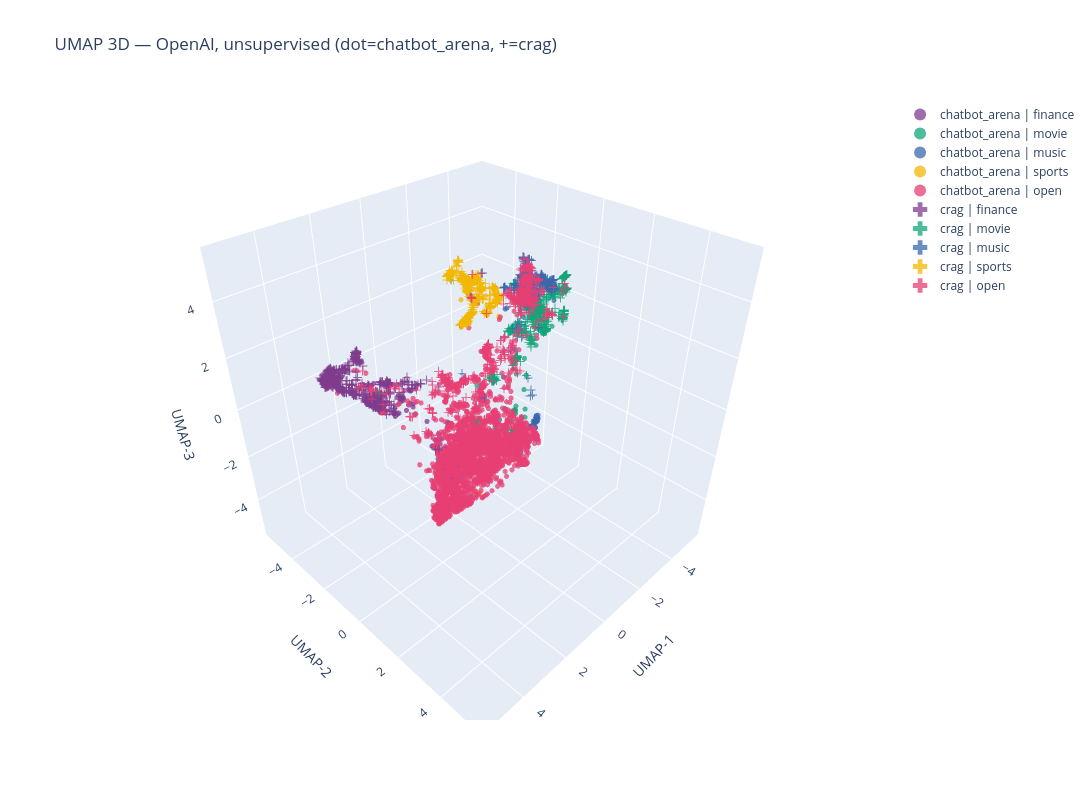

Notebook cell for this chart:
### Markdown cell above
### 2a. OpenAI — unsupervised

### Code cell
df_openai_unsup = run_umap(frames['crag_openai'], frames['chat_openai'], 'open_ai_embeddings', target_weight=None, label='openai unsup')
fig_openai_unsup = plot_umap_3d(df_openai_unsup, 'UMAP 3D — OpenAI, unsupervised (dot=chatbot_arena, +=crag)')
fig_openai_unsup.show()

### Figure 1 — Plotly figure (JSON) as saved in the notebook; plotly's stock layout.template omitted (floating-point values rounded to 4 significant figures; data arrays with more than 128 entries replaced by an {"elided": "..."} marker saying what was removed)
{"data": [{"hoverinfo": "text+name", "hovertext": {"elided": "156 str values"}, "marker": {"color": "rgb(127, 60, 141)", "line": {"width": 0}, "opacity": 0.75, "size": 3, "symbol": "circle"}, "mode": "markers", "name": "chatbot_arena | finance", "type": "scatter3d", "x": {"elided": "156 float values"}, "y": {"elided": "156 float values"}, "z": {"elided": "156 float values"}}, {"hoverinfo": "text+name", "hovertext": ["Write a horror screenplay about the Fall of the Gerblin Empire", "Hello, can you recommend me 5 sci-fi movies from 1970-2020, with an IMDB score of at least 6.8 and not from USA", "Write a premise for a Star Trek: The Next Generation episode. It must be unique and original.", "create a Blender Python script that generates a 300 frame animation of  1000 10mm diamonds randomly moving accross the s", "Please create a video script in json format explaining what the if statement in Python does and how to use it! The video", "Hello, I want you to write me a script for blender3d to export simple 2d animations to flutter. ", "What is the central theme of Cross Channel", "Hello, can you recommend me 3 interesting techno-thriller movies? Please provide a small summary and tell me it's genre,", "Explain the core conflict in Peter Pan.", "In the film named apocalypse now, colonel kurz speak about the horrors he had seen,  invoking some atrocities with child", "Summary the plot of Gladiator in [1, 2, 4, 8, 16, 32] words.", "Please explain this phrase: \"The vague disquietude which prevailed among the spectators\"", "de qué va la película Winnie the Pooh  Blood & Honey?", "Question: Who lived longer, Muhammad Ali or Alan Turing?\n    \n    Are follow up questions needed here: Yes.\n    Follow u", "Write a summary for a comedy starring Robin Williams and Charles Grodin", "What was Paul Thomas Anderson's first full featured that he directed?", "Explain what makes the movie Akira so good.", "What part of the Atari 2600 was responsible for the beeps and boops", "can you please write a short poem, in the style of Master Yoda, outlining the plot of Return of the Jedi", "What were dates and targets for Jimmy Stewart's 20 WW2 bomber missions.", "Please take a look at the following message:\n\n\"I really enjoy working on videos like this, but I think I could have made", "Hello can you recommend me 5 Thai movies?", "Give me the synopsis of the Star Trek TNG episode Darmok.", "fait moi un résumer de la saison 9 de blacklist", "what are some movie suggestions about horror or thriller movies that take place in isolated areas like an arctic base, u", "Please write the synopsis to a new episode of MacGyver.", "Evaluate the following movie reviews on a scale of 1 to 5, with 1 being very negative, 3 being neutral, and 5 being very", "I want you to act as a lunatic. The lunatic's sentences are meaningless. The words used by lunatic are completely arbitr", "Příběh: Dášenka a její sestra Ilona se doma v ložnici boxují a zkouší, kdo první omráčí tu druhou do bezvědomí. Obě mají", "write a plot for a dharr man video titled \"band of space pirates attempt to rob a single police officer, what happens ne", "Give some movie recommendations to get women in the mood for sex", "who composed the soundtrack of interstellar? how old he is?", "Hello, I am writing a book about a group of detectives and I need your help. \n\nI'm thinking about after a string of crim", "Write a script for a YouTube video starring a 12 year-old boy called Theo. The video will be called \"My swimwear review:", "In which year was the 25 April", "Read the following story and answer the multiple-choice question. Think step-by-step. Provide the answer first, and then", "What are the rules of long form improv comedy?", "Describe a fictional universe set in an alternative technological timeline. Loosely mirrored after Star Wars and blade r", "hello can you recommend me dystopian movies and give me their IMDB note?", "Classify the sentiment in every sentence to Positive or Negative. Don't answer 'Neutral'. No need for you to explain. Do", "Summary the plot of Interstellar in [1, 2, 4, 8, 16, 32] words. ", "short film script for spiderman vs superman", "hello, which version of Invasion of the Body Snatchers is better?", "Name films like the video game Kenshi", "Explain attention in llms", "Summarize the visual things that set Wes Anderson movies apart from others.", "The flutter Image.network widget has a `frameBuilder` named parameter. It specifies four parameters: `context`, `child`,", "In Austin Powers, when Dr Evil asks for a ransom of one million dollars, why is this funny?", "Write a cypher query that Gives all movies starting with the letter A a score of 5", "What happent at the end of interstellar. Describe last scene of the movie.", "Write a story for a movie that this premises :\" the president of the USA is the air on on and helicopter than a small ai", "Can you tell me about Aksak Maboul?", "What is a TV show I'd like if I enjoyed Crashing ", "Who is the director of he movie Poet of the Wastes?", "how many characters were there in your response?\n\n", "can you recommend me 5 sci-fi movies not made by USA", "What was the name of the movie that started with the line \"Klythos, I'm bored. What plaything can you offer me today?\"", "WHAT WAS MKULTRA", "what is the name of this movie with the guy who is doing sergery but his med dont work and he can see everything but not", "tell me what happen on may 22 2005", "Can you write a movie scene where a women is performing strip tease but make text artistic and beautiful rather than jus", "Optimize this code for a balance of compactness and performance \"using System.Collections;\nusing UnityEngine.Events;\nusi", "What movie or tv show should I watch tonight? I like Justified, Star Trek, Firefly, Scrubs, etc. Feel free to ask me wha"], "marker": {"color": "rgb(17, 165, 121)", "line": {"width": 0}, "opacity": 0.75, "size": 3, "symbol": "circle"}, "mode": "markers", "name": "chatbot_arena | movie", "type": "scatter3d", "x": [-0.278, 0.04794, -0.1965, 2.688, 2.592, 2.443, 0.7609, 0.01811, 0.2611, -0.4855, -0.5377, 0.3451, -0.8169, 0.6891, -0.3045, -1.414, -0.8373, -0.6457, -0.6498, -1.626, 0.7333, -0.01352, -0.2339, -0.1721, 0.1114, -0.2165, -0.8123, 0.1459, -0.1578, -0.2397, 0.02487, -0.8483, -0.0599, 0.4237, -0.2927, 0.4997, 0.1974, 0.0675, 0.05159, -0.8019, -0.5537, -0.3091, -0.9514, 0.3898, 1.979, -0.8845, 2.123, -1.326, 0.4965, -0.6337, -0.3349, -1.381, 0.06556, -1.76, 0.9702, 0.06281, -0.5006, -1.071, -1.025, -0.3355, -0.06076, 2.051, 0.06839], "y": [1.578, 1.538, 1.535, 0.9053, 1.02, 1.172, 0.7514, 1.495, 0.8523, 0.5765, 1.434, 1.097, 1.197, 0.09479, 1.464, 0.7688, 1.774, 0.9002, 1.627, 0.6953, 1.115, 1.495, 1.449, 1.436, 1.531, 1.558, 1.603, 1.708, 1.922, 1.589, 1.522, 1.136, 1.478, 1.312, -0.5308, 0.2975, 1.71, 1.404, 1.525, 1.77, 1.412, 1.645, 1.264, 1.53, 0.386, 2.047, 1.375, 1.243, 0.809, 1.263, 1.592, 1.043, 1.439, 1.047, 1.256, 1.517, 1.349, 1.166, 1.133, -0.4369, 1.86, 1.226, 1.484], "z": [-0.1699, 0.7913, -0.01719, -2.339, -2.104, -2.028, -0.149, 0.7519, -0.1332, 0.1108, 0.1654, -0.9618, 2.961, -1.769, 0.02093, 3.2, 3.305, 1.542, -0.2691, 2.795, -0.6113, 0.8928, 0.1284, 0.07037, 0.7652, 0.008454, 3.362, -0.7131, -0.5618, -0.1308, 0.6411, 1.514, -0.08575, -0.6216, 0.602, -1.93, -0.8512, 0.2959, 0.7682, 3.298, 0.4681, -0.06747, 3.61, 0.5146, -0.4959, 3.622, -1.871, 3.369, -2.319, 1.117, -0.06818, 2.351, 0.7218, 2.752, -1.549, 0.8062, 2.372, 2.631, 2.8, 0.4749, -0.2537, -1.984, 0.6947]}, {"hoverinfo": "text+name", "hovertext": ["Write a song about catfish in the style of Bob Dylan.", "WRITE A  love romantic song misintioned but with it's heart in the right place, it pleds for the woman he loves to fall ", "Write a song in the stile of Ed Sheeran called \"Curtains\"", "Help me come up with some names for my experimental jazz funk hip-hop lo-fi band", "Compose 3 verses about IA.", "J'ai besoin d'aide dans la réalisation d'un dossier de demande de subvention pour mon groupe de musique basé en suisse.", "Write the lyrics of the song \"Frère Jacques\".", "Continue this song:", "can you write down baby shark lyrics?", "What does \"rain on me\" mean", "Could you compose a song for me using the raga Tori in Indian Classical music.", "write a joke on pop music", "Why was Scatman not more popular?", "Can you write a python program to write music in Just Intonation?", "These are lyrics to a song I like. Can you translate it into English?\n\nLIGHTNING STRIKES!　今　嵐の中\nTHUNDER (THUNDER!) & FIR", "Washington Is Next! is a cool song by Megadeth.\nCan you give me the lyrics to this song? If you don't know it, it's fine", "Ich würde gern Karaoke singen, aber mein Musikgeschmack ist sehr rockig. Bisher mag ich Toxicity von System of a Down un", "how it is called when an artist mixes two completly different styles?", "오늘은 날씨가 조금 흐린데, 이런 날 들으면 좋은 노래가 있을까?", "Write a rap about the origin of the universe.", "Hello can you give 10 popular songs but hard to remember the name?", "Hello, please describe that song: Journey - Separate Ways (Worlds Apart), based on your respond suggest me 5 similar son", "How is Tina Turner?", "who is the greatest singer of all time?", "The following are 2 comments and their first 4 replies from the comment section of a YouTube music video, please make an", "Run 100 alternative royalty models based on how spotify pays artists. What is the model that gives artist's the most roy", "Explain the circle of fifths", "Write a song relate to the Fermi paradox and how important it is for life to become multiplanetary.\nSome possible topics", "Write a song using music theory principles and rich instrument captions, without relying on drums, electric guitars, or ", "Write a song using music theory principles and rich instrument captions, without relying on drums, electric guitars, or ", "Share arguments for both sides of this debate: Cannibal Corpse is better music for children than The Wiggles.", "\"Waka Waka\", \"Hip's don't lie\" and \"Whenever, Wherever\" are hits from what artist? ", "Écris moi une chanson sur les sysadmin déchus", "Can you please provide 2 verses as part of a rap battle; your topic is how awesome you are at cooking", "write a song to the tune of \"The sound of silence\" but make the song lyrics about loud city noises like car horns and pe", "Generate a JSON list of the members of Metallica:", "Who is the greatest artist alive?", "Can we learn to love again? Give me a reason, a little bit's enough.", "Write a gansta rap song about lizardman chilling in the swamp.", "what is the most common chord progression in music?", "Write a indie alternative song", "Write a song using music theory principles and rich instrument captions, without relying on drums, electric guitars, or ", "Give me a list of tips for mixing a heavy metal song.", "Write song lyrics in the form of ABA, They should be light hearted but not silly. Make it about Making a cake sandwich", "When were midi keyboards invented?", "Write song about Ronald McDonald fighting on US-USSR war", "Lets roleplay. You need to talk, act and behave like Eminem. I would be his favorite fan.\n\nEminem, what are your favorit", "give me 5 popular song in the 90", "Give a list of games like Music Machine\nFormat list next way:\nName - Rating - in which way this game like Music Machine ", "Why do birds sing louder in cities?", "Why is Ludwig van Beethoven not composing new music in 2020?", "Hangar 18 is a cool song by Megadeth.\nCan you give me the lyrics to this song? If you don't know it, it's fine. Please d", "Śpiewać każdy może, czasem lepiej lub"], "marker": {"color": "rgb(57, 105, 172)", "line": {"width": 0}, "opacity": 0.75, "size": 3, "symbol": "circle"}, "mode": "markers", "name": "chatbot_arena | music", "type": "scatter3d", "x": [-1.093, -0.7356, -1.176, -1.066, -0.994, 1.155, -1.12, -1.139, -1.19, -0.5915, -1.14, -1.098, -3.353, 2.727, -0.886, -1.197, -1.232, -1.558, -1.221, -0.9268, -2.82, -3.267, -2.887, -2.741, 0.9459, -2.673, 1.131, -1.019, -1.184, -1.198, -0.144, -2.894, -1.069, -0.8203, -1.1, -3.651, -2.657, -0.7244, -0.9129, -2.682, -1.141, -1.204, -1.257, -1.169, -0.638, -0.7375, 0.1805, -2.853, 0.4189, 0.2401, -2.329, -1.163, -1.303], "y": [1.388, 1.533, 1.429, 1.395, 1.499, 0.8415, 1.4, 1.373, 1.36, 1.117, 1.425, 1.404, -0.876, 0.6934, 1.37, 1.359, 1.308, -0.004674, -0.3487, 1.479, -0.7436, -0.4808, -0.4188, -1.513, 1.034, -1.511, 0.2767, 1.441, 1.42, 1.418, 0.6562, -0.9699, 1.455, 1.401, 1.318, -0.1789, -1.516, 1.509, 1.439, -1.026, 1.396, 1.434, 1.383, 1.429, 0.3453, 1.117, 1.96, -0.858, 1.565, -0.9908, -0.38, 1.379, 0.5855], "z": [-0.2981, -0.6966, -0.3281, -0.3136, -0.4852, -1.425, -0.3767, -0.3257, -0.1781, -0.8912, -0.33, -0.5298, 2.998, -2.495, -0.4204, -0.1444, -0.257, 1.685, -1.205, -0.3092, 2.72, 2.711, 3.06, 2.229, -0.4891, 3.035, -2.418, -0.2337, -0.2301, -0.2207, -0.5796, 2.982, -0.5257, -0.3578, -0.3487, 2.679, 2.224, -0.9028, -0.3705, 2.654, -0.2755, -0.2262, -0.1478, -0.3054, 1.177, -0.1216, -0.6, 2.87, 0.5372, -1.405, 2.473, -0.21, -1.233]}, {"hoverinfo": "text+name", "hovertext": ["How to create a good visualization for a leaderboard?", "Read the two tables below regarding \"Figure skating at the Asian Winter Games\", does the information in the tables confl", "What is the best next move?\n\n1. e4 e5 2. Nf3 Nc6 3. Bb5 a6 4. Ba4 Nf6 5. O-O Be7 6. Re1 b5 7. Bb3 d6 8. c3\nO-O 9. h3 Nb8", "is the westham a football club?", "which statistic is a better indicator of defensive value in baseball: total zone rating or defensive efficiency?", "Who got eliminated in CSGO 2023 paris major contenders bracket", "Explain the ELO system to me", "Read the table below regarding 2008 Clásica de San Sebastián and answer the questions as follows step by step.\n\nRank | C", "what would happen if one football match is played without a ball", "Who played in the GDR team in the 1974 Football worldchampionchips and won against the Federal Republic of Germany?", "Comment se remporte une partie d'échecs ?", "Compare La Sportiva Tarantula, Finale and Mythos.", "give me a cheer up words for running athelets", "Who were the main candidates of France's last election, and what were their main points?", "Name 5 Indian left handed batsmen", "What is funny about this joke: \"Johnny comes home after a game and shouts from the door: 'Whoa, dad, I scored two goals ", "Analysiere diese Tabelle mit Wettquoten von zwei Anbietern, Ranko und BWIN:\n\nDatum;Team A;Team B;Wettbewerb;Quote Heimsi", "What is the best way to get better at super smash brothers melee?", "How to describe The Hundred to a cricket fan?", "¿Quién ganó el mundial de Sudáfrica de 2010?", "What is \"St. Louis CITY SC\"?", "who won the 1986 champions league final?", "Mark's basketball team scores 25 2 pointers, 8 3 pointers and 10 free throws.  Their opponents score double the 2 pointe", "Do you think a Mankad is unsportsmanlike?", "I would like to create a 2-3 year plan to accelerate the soccer program that I coach, can you ask the top 5 questions an", "Overwatch 2 Season 4 Overall Ranked Tierlist for one for Progamer one for The Ranks to maximal diamond", "A runner manages to overtake the second placed runner in a race. What is the position in which the first runner is place", "Can you give me suggestions on how to cheat at backgammon without getting caught?", "Read the table below regarding \"AFL Cairns\":\n\nYear | Premiers | Score | Runners Up | Score\n2003 | Centrals Trinity Beach", "What's a good defensive strategy against the Golden State Warriors?", "what is the best strategy to determine when to splitpush as a top laner in league of legends", "how is baseball viewed by europeans?", "Who is better at basketball? Men or Women?", "Pretend you are an expert mathematician. I need your help to analyze a simple two-player game. The two players take turn", "how many F1 world championships do Fernando Alonso and Lewis Hamilton have combined?", "Trying to decide if it is ethical to watch F1. Help?", "a runner manages to overtake the second placed runner in a race. What is the position in which the first runner is place", "Lets play a game. What should we play?", "Quien gano el ultimo mundial de futbol?", "Why do you think Dereck Gee can't manage a stage win?", "Which country has the best shot of winning the next world cup?", "I like to play sharp lines in chess. What would be the best opening repertoire for me as white?", "What are the rules for timeouts in baseball?", "\nIn the Olympic gymnastics competition, the rankings from 1st to 6th place were determined as follows: United States, Ru", "commente un match de foot OM-PSG", "How heavy is a ball?", "Make this better by stating this in your own words: \"Two players, using either white or black stones, take turns placing", "When is the next Minnesota North Stars game?", "as a ML expert, explain to me what Bootstrap of Elo Estimates, with some simple example", "J'ai une énigme.\nIl y a 2 joueurs qui ont une infinité de jetons chacun. Ils doivent remplir le plateau de jeu avec leur", "There are three color balls on the table. One is green, one is blue, and one is red. I closed my eye and picked a ball. ", "In a class of 30 students, 18 students play football, 12 students play basketball, and 6 students play both sports. How ", "Which football team is the best in the world", "Who is the best league of legends champion of all time", "Who is the best athlete of all times?", "who will win the NBA playoffs? ", "Who was the Leafs goaltender in 2021?", "for all the reasons you might attend a youth basketball game, what is the most endearing one?", "Aux echecs, comment se termine une partie ?", "Which famous footballer grew up on a street named israel?", "in what year was the 3 point line added to the NBA?", "Who is better player Kobe or Lebron?"], "marker": {"color": "rgb(242, 183, 1)", "line": {"width": 0}, "opacity": 0.75, "size": 3, "symbol": "circle"}, "mode": "markers", "name": "chatbot_arena | sports", "type": "scatter3d", "x": [1.938, -3.571, 1.237, -4.37, -3.621, -3.823, 2.155, -3.87, -3.426, -3.814, 1.253, 0.4537, 0.2759, -1.313, -4.114, -0.4791, -4.167, 0.5902, 0.6342, -3.729, -4.187, -3.85, -3.676, -3.357, 0.9989, 2.06, -3.793, 1.192, -4.11, -3.488, 0.745, -3.539, -3.445, 1.285, -4.06, 0.9445, -3.83, 0.5232, -3.782, -3.966, -3.702, 1.187, -3.642, -3.59, -4.058, 0.2848, 1.278, -3.575, 2.099, 1.23, 0.5165, -3.475, -3.692, -2.568, -2.647, -3.658, -4.035, -3.408, 1.232, -3.805, -3.675, -3.53], "y": [0.3662, -3.488, 1.015, -4.893, -4.343, -4.992, 0.04756, -3.62, -4.118, -4.319, 1.018, 1.176, -0.0689, -1.028, -3.924, 1.482, -4.979, 0.9626, 0.914, -4.243, -5.179, -4.44, -5.091, -4.023, 0.5566, -0.08697, -3.508, 1.107, -5.046, -5.208, 1.034, -4.227, -4.349, 0.9969, -3.637, 0.8101, -3.577, 1.531, -4.29, -3.697, -4.182, 1.056, -4.303, -3.481, -5.245, -1.029, 1.052, -5.419, 0.1123, 0.9368, -0.4608, -4.291, -4.21, -1.698, -1.808, -4.908, -4.512, -4.332, 1.017, -4.071, -4.789, -4.462], "z": [-1.596, 1.028, -2.292, 0.1184, 1.603, 0.9142, -1.603, 0.841, 1.458, 1.087, -2.259, -0.02234, -1.156, 0.9997, 1.362, -1.732, -0.05866, -0.3263, -2.024, 1.179, -0.2509, 1.12, 2.494, 1.481, -1.091, -1.548, 0.8114, -2.19, -0.02133, 1.805, -0.1613, 1.494, 1.684, -2.281, 1.052, -0.3789, 0.7979, 0.2038, 1.143, 1.109, 1.145, -2.277, 1.641, 1.037, -0.3682, -1.641, -2.284, 1.891, -1.529, -2.257, -2.178, 1.615, 1.179, 1.837, 1.82, 1.836, 1.462, 1.681, -2.288, 1.201, 2.162, 1.835]}, {"hoverinfo": "text+name", "hovertext": {"elided": "2665 str values"}, "marker": {"color": "rgb(231, 63, 116)", "line": {"width": 0}, "opacity": 0.75, "size": 3, "symbol": "circle"}, "mode": "markers", "name": "chatbot_arena | open", "type": "scatter3d", "x": {"elided": "2665 float values"}, "y": {"elided": "2665 float values"}, "z": {"elided": "2665 float values"}}, {"hoverinfo": "text+name", "hovertext": {"elided": "661 str values"}, "marker": {"color": "rgb(127, 60, 141)", "line": {"width": 0}, "opacity": 0.75, "size": 5, "symbol": "cross"}, "mode": "markers", "name": "crag | finance", "type": "scatter3d", "x": {"elided": "661 float values"}, "y": {"elided": "661 float values"}, "z": {"elided": "661 float values"}}, {"hoverinfo": "text+name", "hovertext": {"elided": "611 str values"}, "marker": {"color": "rgb(17, 165, 121)", "line": {"width": 0}, "opacity": 0.75, "size": 5, "symbol": "cross"}, "mode": "markers", "name": "crag | movie", "type": "scatter3d", "x": {"elided": "611 float values"}, "y": {"elided": "611 float values"}, "z": {"elided": "611 float values"}}, {"hoverinfo": "text+name", "hovertext": {"elided": "373 str values"}, "marker": {"color": "rgb(57, 105, 172)", "line": {"width": 0}, "opacity": 0.75, "size": 5, "symbol": "cross"}, "mode": "markers", "name": "crag | music", "type": "scatter3d", "x": {"elided": "373 float values"}, "y": {"elided": "373 float values"}, "z": {"elided": "373 float values"}}, {"hoverinfo": "text+name", "hovertext": {"elided": "462 str values"}, "marker": {"color": "rgb(242, 183, 1)", "line": {"width": 0}, "opacity": 0.75, "size": 5, "symbol": "cross"}, "mode": "markers", "name": "crag | sports", "type": "scatter3d", "x": {"elided": "462 float values"}, "y": {"elided": "462 float values"}, "z": {"elided": "462 float values"}}, {"hoverinfo": "text+name", "hovertext": {"elided": "542 str values"}, "marker": {"color": "rgb(231, 63, 116)", "line": {"width": 0}, "opacity": 0.75, "size": 5, "symbol": "cross"}, "mode": "markers", "name": "crag | open", "type": "scatter3d", "x": {"elided": "542 float values"}, "y": {"elided": "542 float values"}, "z": {"elided": "542 float values"}}], "layout": {"height": 800, "legend": {"groupclick": "toggleitem", "itemsizing": "constant"}, "scene": {"aspectmode": "cube", "xaxis": {"range": [-5.757, 5.757], "title": {"text": "UMAP-1"}, "zeroline": true}, "yaxis": {"range": [-5.757, 5.757], "title": {"text": "UMAP-2"}, "zeroline": true}, "zaxis": {"range": [-5.757, 5.757], "title": {"text": "UMAP-3"}, "zeroline": true}}, "title": {"text": "UMAP 3D — OpenAI, unsupervised (dot=chatbot_arena, +=crag)"}, "width": 1100}}
